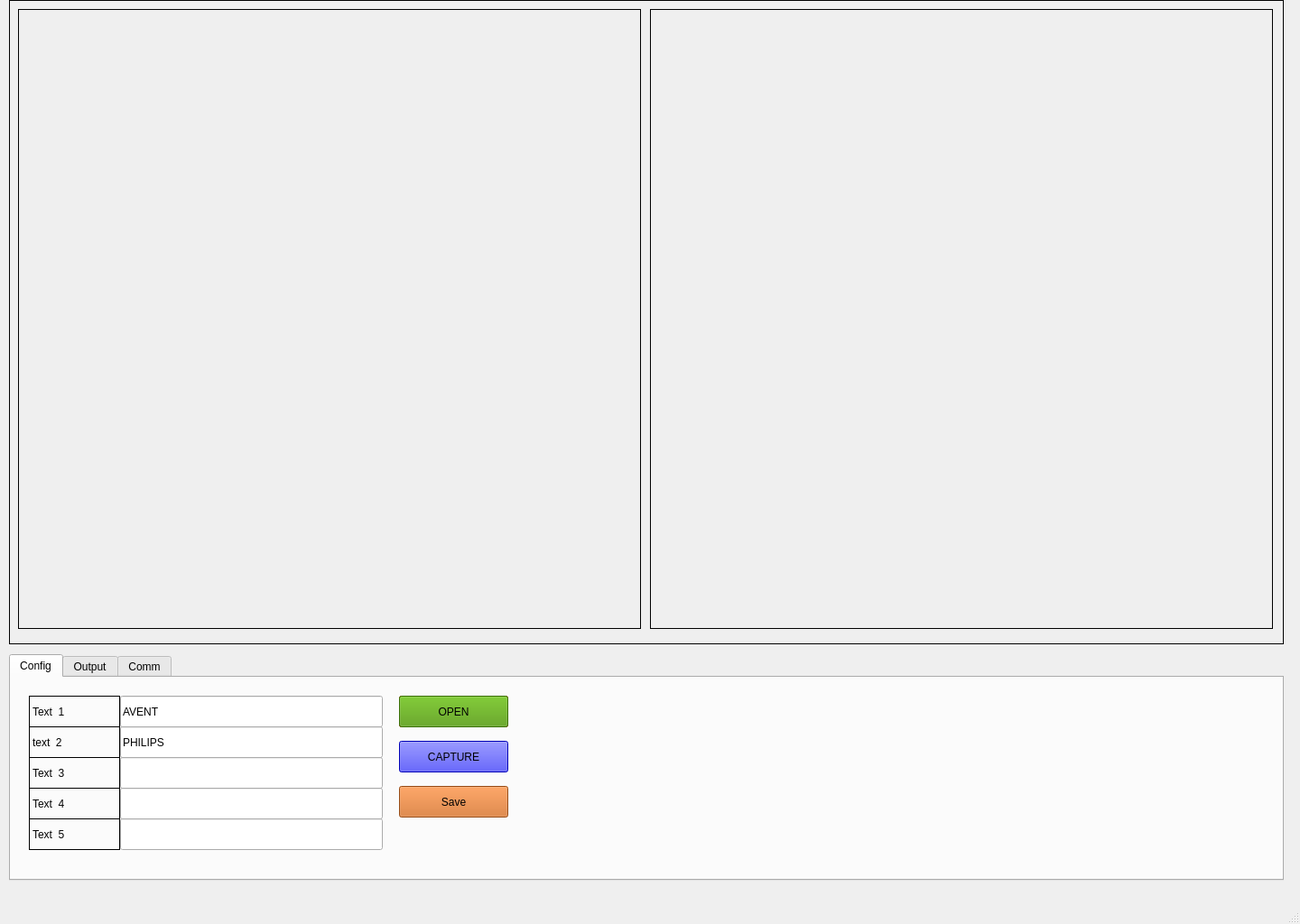
<?xml version="1.0" encoding="UTF-8"?>
<ui version="4.0">
 <class>MainWindow</class>
 <widget class="QMainWindow" name="MainWindow">
  <property name="geometry">
   <rect>
    <x>0</x>
    <y>0</y>
    <width>1440</width>
    <height>1024</height>
   </rect>
  </property>
  <property name="windowTitle">
   <string>MainWindow</string>
  </property>
  <widget class="QWidget" name="centralwidget">
   <widget class="QLabel" name="label">
    <property name="geometry">
     <rect>
      <x>10</x>
      <y>0</y>
      <width>1412</width>
      <height>714</height>
     </rect>
    </property>
    <property name="frameShape">
     <enum>QFrame::Box</enum>
    </property>
    <property name="text">
     <string/>
    </property>
   </widget>
   <widget class="QLabel" name="Picture_1">
    <property name="geometry">
     <rect>
      <x>20</x>
      <y>10</y>
      <width>690</width>
      <height>687</height>
     </rect>
    </property>
    <property name="frameShape">
     <enum>QFrame::Box</enum>
    </property>
    <property name="text">
     <string/>
    </property>
    <property name="scaledContents">
     <bool>true</bool>
    </property>
   </widget>
   <widget class="QLabel" name="Picture_2">
    <property name="geometry">
     <rect>
      <x>720</x>
      <y>10</y>
      <width>690</width>
      <height>687</height>
     </rect>
    </property>
    <property name="frameShape">
     <enum>QFrame::Box</enum>
    </property>
    <property name="text">
     <string/>
    </property>
    <property name="scaledContents">
     <bool>true</bool>
    </property>
   </widget>
   <widget class="QTabWidget" name="tabWidget">
    <property name="geometry">
     <rect>
      <x>10</x>
      <y>725</y>
      <width>1412</width>
      <height>251</height>
     </rect>
    </property>
    <property name="currentIndex">
     <number>0</number>
    </property>
    <widget class="QWidget" name="tab">
     <attribute name="title">
      <string>Config</string>
     </attribute>
     <widget class="QLabel" name="label_4">
      <property name="geometry">
       <rect>
        <x>20</x>
        <y>20</y>
        <width>101</width>
        <height>35</height>
       </rect>
      </property>
      <property name="frameShape">
       <enum>QFrame::Box</enum>
      </property>
      <property name="midLineWidth">
       <number>2</number>
      </property>
      <property name="text">
       <string>Text  1</string>
      </property>
     </widget>
     <widget class="QLabel" name="label_5">
      <property name="geometry">
       <rect>
        <x>20</x>
        <y>54</y>
        <width>101</width>
        <height>35</height>
       </rect>
      </property>
      <property name="frameShape">
       <enum>QFrame::Box</enum>
      </property>
      <property name="text">
       <string>text  2</string>
      </property>
     </widget>
     <widget class="QLabel" name="label_6">
      <property name="geometry">
       <rect>
        <x>20</x>
        <y>88</y>
        <width>101</width>
        <height>35</height>
       </rect>
      </property>
      <property name="frameShape">
       <enum>QFrame::Box</enum>
      </property>
      <property name="text">
       <string>Text  3</string>
      </property>
     </widget>
     <widget class="QLabel" name="label_7">
      <property name="geometry">
       <rect>
        <x>20</x>
        <y>122</y>
        <width>101</width>
        <height>35</height>
       </rect>
      </property>
      <property name="frameShape">
       <enum>QFrame::Box</enum>
      </property>
      <property name="text">
       <string>Text  4</string>
      </property>
     </widget>
     <widget class="QLabel" name="label_8">
      <property name="geometry">
       <rect>
        <x>20</x>
        <y>156</y>
        <width>101</width>
        <height>35</height>
       </rect>
      </property>
      <property name="frameShape">
       <enum>QFrame::Box</enum>
      </property>
      <property name="text">
       <string>Text  5</string>
      </property>
     </widget>
     <widget class="QLineEdit" name="Config_Text1">
      <property name="geometry">
       <rect>
        <x>121</x>
        <y>20</y>
        <width>291</width>
        <height>35</height>
       </rect>
      </property>
      <property name="text">
       <string>AVENT</string>
      </property>
     </widget>
     <widget class="QLineEdit" name="Config_Text2">
      <property name="geometry">
       <rect>
        <x>121</x>
        <y>54</y>
        <width>291</width>
        <height>35</height>
       </rect>
      </property>
      <property name="text">
       <string>PHILIPS</string>
      </property>
     </widget>
     <widget class="QLineEdit" name="Config_Text3">
      <property name="geometry">
       <rect>
        <x>121</x>
        <y>88</y>
        <width>291</width>
        <height>35</height>
       </rect>
      </property>
     </widget>
     <widget class="QLineEdit" name="Config_Text4">
      <property name="geometry">
       <rect>
        <x>121</x>
        <y>122</y>
        <width>291</width>
        <height>35</height>
       </rect>
      </property>
     </widget>
     <widget class="QLineEdit" name="Config_Text5">
      <property name="geometry">
       <rect>
        <x>121</x>
        <y>156</y>
        <width>291</width>
        <height>35</height>
       </rect>
      </property>
     </widget>
     <widget class="QPushButton" name="PushButton_Save">
      <property name="geometry">
       <rect>
        <x>430</x>
        <y>120</y>
        <width>121</width>
        <height>35</height>
       </rect>
      </property>
      <property name="autoFillBackground">
       <bool>false</bool>
      </property>
      <property name="styleSheet">
       <string notr="true">background-color: rgb(210, 105, 30);</string>
      </property>
      <property name="text">
       <string>Save</string>
      </property>
     </widget>
     <widget class="QPushButton" name="PushButton_Capture_Image">
      <property name="geometry">
       <rect>
        <x>430</x>
        <y>70</y>
        <width>121</width>
        <height>35</height>
       </rect>
      </property>
      <property name="autoFillBackground">
       <bool>false</bool>
      </property>
      <property name="styleSheet">
       <string notr="true">background-color: rgb(0, 0, 255);</string>
      </property>
      <property name="text">
       <string>CAPTURE</string>
      </property>
     </widget>
     <widget class="QPushButton" name="PushButton_Open_Camera">
      <property name="geometry">
       <rect>
        <x>430</x>
        <y>20</y>
        <width>121</width>
        <height>35</height>
       </rect>
      </property>
      <property name="autoFillBackground">
       <bool>false</bool>
      </property>
      <property name="styleSheet">
       <string notr="true">background-color: rgb(78, 154, 6);</string>
      </property>
      <property name="text">
       <string>OPEN</string>
      </property>
     </widget>
     <widget class="QPushButton" name="PushButton_Close_Camera">
      <property name="geometry">
       <rect>
        <x>430</x>
        <y>20</y>
        <width>121</width>
        <height>35</height>
       </rect>
      </property>
      <property name="autoFillBackground">
       <bool>false</bool>
      </property>
      <property name="styleSheet">
       <string notr="true">background-color: rgb(255,0,0);</string>
      </property>
      <property name="text">
       <string>CLOSED</string>
      </property>
     </widget>
     <zorder>PushButton_Close_Camera</zorder>
     <zorder>label_4</zorder>
     <zorder>label_5</zorder>
     <zorder>label_6</zorder>
     <zorder>label_7</zorder>
     <zorder>label_8</zorder>
     <zorder>Config_Text1</zorder>
     <zorder>Config_Text2</zorder>
     <zorder>Config_Text3</zorder>
     <zorder>Config_Text4</zorder>
     <zorder>Config_Text5</zorder>
     <zorder>PushButton_Save</zorder>
     <zorder>PushButton_Capture_Image</zorder>
     <zorder>PushButton_Open_Camera</zorder>
    </widget>
    <widget class="QWidget" name="tab_2">
     <attribute name="title">
      <string>Output</string>
     </attribute>
     <widget class="QLineEdit" name="Output_Text1">
      <property name="geometry">
       <rect>
        <x>121</x>
        <y>24</y>
        <width>291</width>
        <height>35</height>
       </rect>
      </property>
     </widget>
     <widget class="QLineEdit" name="Output_Text2">
      <property name="geometry">
       <rect>
        <x>121</x>
        <y>58</y>
        <width>291</width>
        <height>35</height>
       </rect>
      </property>
     </widget>
     <widget class="QLineEdit" name="Output_Text3">
      <property name="geometry">
       <rect>
        <x>121</x>
        <y>92</y>
        <width>291</width>
        <height>35</height>
       </rect>
      </property>
     </widget>
     <widget class="QLabel" name="label_9">
      <property name="geometry">
       <rect>
        <x>20</x>
        <y>92</y>
        <width>101</width>
        <height>35</height>
       </rect>
      </property>
      <property name="frameShape">
       <enum>QFrame::Box</enum>
      </property>
      <property name="text">
       <string>Text  3</string>
      </property>
     </widget>
     <widget class="QLineEdit" name="Output_Text5">
      <property name="geometry">
       <rect>
        <x>121</x>
        <y>160</y>
        <width>291</width>
        <height>35</height>
       </rect>
      </property>
     </widget>
     <widget class="QLineEdit" name="Output_Text4">
      <property name="geometry">
       <rect>
        <x>121</x>
        <y>126</y>
        <width>291</width>
        <height>35</height>
       </rect>
      </property>
     </widget>
     <widget class="QLabel" name="label_10">
      <property name="geometry">
       <rect>
        <x>20</x>
        <y>58</y>
        <width>101</width>
        <height>35</height>
       </rect>
      </property>
      <property name="frameShape">
       <enum>QFrame::Box</enum>
      </property>
      <property name="text">
       <string>text  2</string>
      </property>
     </widget>
     <widget class="QLabel" name="label_11">
      <property name="geometry">
       <rect>
        <x>20</x>
        <y>126</y>
        <width>101</width>
        <height>35</height>
       </rect>
      </property>
      <property name="frameShape">
       <enum>QFrame::Box</enum>
      </property>
      <property name="text">
       <string>Text  4</string>
      </property>
     </widget>
     <widget class="QLabel" name="label_12">
      <property name="geometry">
       <rect>
        <x>20</x>
        <y>24</y>
        <width>101</width>
        <height>35</height>
       </rect>
      </property>
      <property name="frameShape">
       <enum>QFrame::Box</enum>
      </property>
      <property name="midLineWidth">
       <number>2</number>
      </property>
      <property name="text">
       <string>Text  1</string>
      </property>
     </widget>
     <widget class="QLabel" name="label_13">
      <property name="geometry">
       <rect>
        <x>20</x>
        <y>160</y>
        <width>101</width>
        <height>35</height>
       </rect>
      </property>
      <property name="frameShape">
       <enum>QFrame::Box</enum>
      </property>
      <property name="text">
       <string>Text  5</string>
      </property>
     </widget>
     <widget class="QLabel" name="Output_Indikator1">
      <property name="geometry">
       <rect>
        <x>430</x>
        <y>24</y>
        <width>41</width>
        <height>35</height>
       </rect>
      </property>
      <property name="styleSheet">
       <string notr="true">background-color: rgb(78, 154, 6);</string>
      </property>
      <property name="frameShape">
       <enum>QFrame::Box</enum>
      </property>
      <property name="text">
       <string/>
      </property>
     </widget>
     <widget class="QLabel" name="Output_Indikator2">
      <property name="geometry">
       <rect>
        <x>430</x>
        <y>58</y>
        <width>41</width>
        <height>35</height>
       </rect>
      </property>
      <property name="styleSheet">
       <string notr="true">background-color: rgb(78, 154, 6);</string>
      </property>
      <property name="frameShape">
       <enum>QFrame::Box</enum>
      </property>
      <property name="text">
       <string/>
      </property>
     </widget>
     <widget class="QLabel" name="Output_Indikator3">
      <property name="geometry">
       <rect>
        <x>430</x>
        <y>92</y>
        <width>41</width>
        <height>35</height>
       </rect>
      </property>
      <property name="styleSheet">
       <string notr="true">background-color: rgb(78, 154, 6);</string>
      </property>
      <property name="frameShape">
       <enum>QFrame::Box</enum>
      </property>
      <property name="text">
       <string/>
      </property>
     </widget>
     <widget class="QLabel" name="Output_Indikator4">
      <property name="geometry">
       <rect>
        <x>430</x>
        <y>126</y>
        <width>41</width>
        <height>35</height>
       </rect>
      </property>
      <property name="styleSheet">
       <string notr="true">background-color: rgb(78, 154, 6);</string>
      </property>
      <property name="frameShape">
       <enum>QFrame::Box</enum>
      </property>
      <property name="text">
       <string/>
      </property>
     </widget>
     <widget class="QLabel" name="Output_Indikator5">
      <property name="geometry">
       <rect>
        <x>430</x>
        <y>160</y>
        <width>41</width>
        <height>35</height>
       </rect>
      </property>
      <property name="styleSheet">
       <string notr="true">background-color: rgb(78, 154, 6);</string>
      </property>
      <property name="frameShape">
       <enum>QFrame::Box</enum>
      </property>
      <property name="text">
       <string/>
      </property>
     </widget>
    </widget>
    <widget class="QWidget" name="tab_3">
     <attribute name="title">
      <string>Comm</string>
     </attribute>
     <widget class="QLineEdit" name="Comm_Text1">
      <property name="geometry">
       <rect>
        <x>131</x>
        <y>24</y>
        <width>291</width>
        <height>35</height>
       </rect>
      </property>
      <property name="text">
       <string>AVENT</string>
      </property>
     </widget>
     <widget class="QLineEdit" name="Comm_Text2">
      <property name="geometry">
       <rect>
        <x>131</x>
        <y>58</y>
        <width>291</width>
        <height>35</height>
       </rect>
      </property>
      <property name="text">
       <string>PHILIPS</string>
      </property>
     </widget>
     <widget class="QLineEdit" name="Comm_Text3">
      <property name="geometry">
       <rect>
        <x>131</x>
        <y>92</y>
        <width>291</width>
        <height>35</height>
       </rect>
      </property>
     </widget>
     <widget class="QLabel" name="label_19">
      <property name="geometry">
       <rect>
        <x>30</x>
        <y>92</y>
        <width>101</width>
        <height>35</height>
       </rect>
      </property>
      <property name="frameShape">
       <enum>QFrame::Box</enum>
      </property>
      <property name="text">
       <string>Text  3</string>
      </property>
     </widget>
     <widget class="QLineEdit" name="Comm_Text5">
      <property name="geometry">
       <rect>
        <x>131</x>
        <y>160</y>
        <width>291</width>
        <height>35</height>
       </rect>
      </property>
     </widget>
     <widget class="QLineEdit" name="Comm_Text4">
      <property name="geometry">
       <rect>
        <x>131</x>
        <y>126</y>
        <width>291</width>
        <height>35</height>
       </rect>
      </property>
     </widget>
     <widget class="QLabel" name="label_20">
      <property name="geometry">
       <rect>
        <x>30</x>
        <y>58</y>
        <width>101</width>
        <height>35</height>
       </rect>
      </property>
      <property name="frameShape">
       <enum>QFrame::Box</enum>
      </property>
      <property name="text">
       <string>text  2</string>
      </property>
     </widget>
     <widget class="QLabel" name="label_21">
      <property name="geometry">
       <rect>
        <x>30</x>
        <y>126</y>
        <width>101</width>
        <height>35</height>
       </rect>
      </property>
      <property name="frameShape">
       <enum>QFrame::Box</enum>
      </property>
      <property name="text">
       <string>Text  4</string>
      </property>
     </widget>
     <widget class="QLabel" name="label_22">
      <property name="geometry">
       <rect>
        <x>30</x>
        <y>24</y>
        <width>101</width>
        <height>35</height>
       </rect>
      </property>
      <property name="frameShape">
       <enum>QFrame::Box</enum>
      </property>
      <property name="midLineWidth">
       <number>2</number>
      </property>
      <property name="text">
       <string>Text  1</string>
      </property>
     </widget>
     <widget class="QLabel" name="label_23">
      <property name="geometry">
       <rect>
        <x>30</x>
        <y>160</y>
        <width>101</width>
        <height>35</height>
       </rect>
      </property>
      <property name="frameShape">
       <enum>QFrame::Box</enum>
      </property>
      <property name="text">
       <string>Text  5</string>
      </property>
     </widget>
     <widget class="QLabel" name="label_24">
      <property name="geometry">
       <rect>
        <x>490</x>
        <y>158</y>
        <width>101</width>
        <height>35</height>
       </rect>
      </property>
      <property name="frameShape">
       <enum>QFrame::Box</enum>
      </property>
      <property name="text">
       <string>Text  5</string>
      </property>
     </widget>
     <widget class="QLineEdit" name="Comm_Text6">
      <property name="geometry">
       <rect>
        <x>591</x>
        <y>22</y>
        <width>291</width>
        <height>35</height>
       </rect>
      </property>
     </widget>
     <widget class="QLabel" name="Comm_Indikator3">
      <property name="geometry">
       <rect>
        <x>900</x>
        <y>90</y>
        <width>41</width>
        <height>35</height>
       </rect>
      </property>
      <property name="styleSheet">
       <string notr="true">background-color: rgb(78, 154, 6);</string>
      </property>
      <property name="frameShape">
       <enum>QFrame::Box</enum>
      </property>
      <property name="text">
       <string/>
      </property>
     </widget>
     <widget class="QLabel" name="label_26">
      <property name="geometry">
       <rect>
        <x>490</x>
        <y>56</y>
        <width>101</width>
        <height>35</height>
       </rect>
      </property>
      <property name="frameShape">
       <enum>QFrame::Box</enum>
      </property>
      <property name="text">
       <string>text  2</string>
      </property>
     </widget>
     <widget class="QLabel" name="Comm_Indikator2">
      <property name="geometry">
       <rect>
        <x>900</x>
        <y>56</y>
        <width>41</width>
        <height>35</height>
       </rect>
      </property>
      <property name="styleSheet">
       <string notr="true">background-color: rgb(78, 154, 6);</string>
      </property>
      <property name="frameShape">
       <enum>QFrame::Box</enum>
      </property>
      <property name="text">
       <string/>
      </property>
     </widget>
     <widget class="QLabel" name="Comm_Indikator1">
      <property name="geometry">
       <rect>
        <x>900</x>
        <y>22</y>
        <width>41</width>
        <height>35</height>
       </rect>
      </property>
      <property name="styleSheet">
       <string notr="true">background-color: rgb(78, 154, 6);</string>
      </property>
      <property name="frameShape">
       <enum>QFrame::Box</enum>
      </property>
      <property name="text">
       <string/>
      </property>
     </widget>
     <widget class="QLabel" name="label_29">
      <property name="geometry">
       <rect>
        <x>490</x>
        <y>90</y>
        <width>101</width>
        <height>35</height>
       </rect>
      </property>
      <property name="frameShape">
       <enum>QFrame::Box</enum>
      </property>
      <property name="text">
       <string>Text  3</string>
      </property>
     </widget>
     <widget class="QLabel" name="Comm_Indikator4">
      <property name="geometry">
       <rect>
        <x>900</x>
        <y>124</y>
        <width>41</width>
        <height>35</height>
       </rect>
      </property>
      <property name="styleSheet">
       <string notr="true">background-color: rgb(78, 154, 6);</string>
      </property>
      <property name="frameShape">
       <enum>QFrame::Box</enum>
      </property>
      <property name="text">
       <string/>
      </property>
     </widget>
     <widget class="QLineEdit" name="Comm_Text8">
      <property name="geometry">
       <rect>
        <x>591</x>
        <y>90</y>
        <width>291</width>
        <height>35</height>
       </rect>
      </property>
     </widget>
     <widget class="QLineEdit" name="Comm_Text7">
      <property name="geometry">
       <rect>
        <x>591</x>
        <y>56</y>
        <width>291</width>
        <height>35</height>
       </rect>
      </property>
     </widget>
     <widget class="QLineEdit" name="Comm_Text9">
      <property name="geometry">
       <rect>
        <x>591</x>
        <y>124</y>
        <width>291</width>
        <height>35</height>
       </rect>
      </property>
     </widget>
     <widget class="QLineEdit" name="Comm_Text10">
      <property name="geometry">
       <rect>
        <x>591</x>
        <y>158</y>
        <width>291</width>
        <height>35</height>
       </rect>
      </property>
     </widget>
     <widget class="QLabel" name="label_31">
      <property name="geometry">
       <rect>
        <x>490</x>
        <y>22</y>
        <width>101</width>
        <height>35</height>
       </rect>
      </property>
      <property name="frameShape">
       <enum>QFrame::Box</enum>
      </property>
      <property name="midLineWidth">
       <number>2</number>
      </property>
      <property name="text">
       <string>Text  1</string>
      </property>
     </widget>
     <widget class="QLabel" name="Comm_Indikator5">
      <property name="geometry">
       <rect>
        <x>900</x>
        <y>158</y>
        <width>41</width>
        <height>35</height>
       </rect>
      </property>
      <property name="styleSheet">
       <string notr="true">background-color: rgb(78, 154, 6);</string>
      </property>
      <property name="frameShape">
       <enum>QFrame::Box</enum>
      </property>
      <property name="text">
       <string/>
      </property>
     </widget>
     <widget class="QLabel" name="label_33">
      <property name="geometry">
       <rect>
        <x>490</x>
        <y>124</y>
        <width>101</width>
        <height>35</height>
       </rect>
      </property>
      <property name="frameShape">
       <enum>QFrame::Box</enum>
      </property>
      <property name="text">
       <string>Text  4</string>
      </property>
     </widget>
    </widget>
   </widget>
  </widget>
  <widget class="QMenuBar" name="menubar">
   <property name="geometry">
    <rect>
     <x>0</x>
     <y>0</y>
     <width>1440</width>
     <height>17</height>
    </rect>
   </property>
  </widget>
  <widget class="QStatusBar" name="statusbar"/>
 </widget>
 <resources/>
 <connections/>
</ui>
